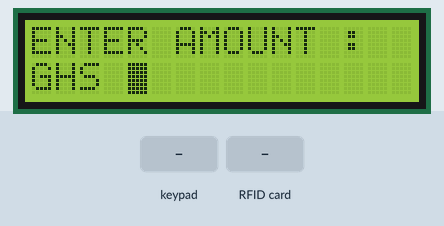
The program below on a simulated Arduino Uno, built with avr-gcc and run on an emulated ATmega328P. On the bench: 16×2 character LCD. Inputs (shaded band) come from the test bench. What the program prints to the serial monitor is not drawn.

Above: at 3.3 s.
3.4 s: keypad keys 9 8 7 6 D pressed 0.4 s apart
At 6.0 s:
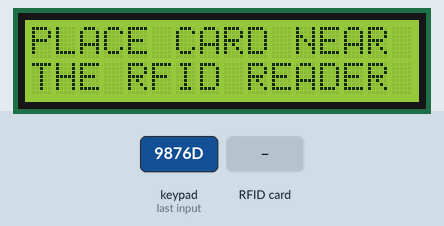
7.0 s: RFID card 5E 7A 19 C4 held to the reader
At 8.2 s:
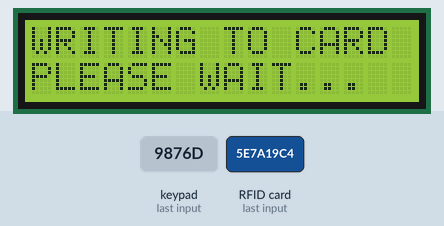
10.0 s: key 'D' pressed
At 11.1 s:
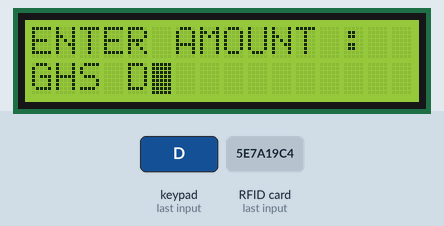
13.0 s: keypad keys 9 8 7 6 # pressed 0.4 s apart
At 15.9 s:
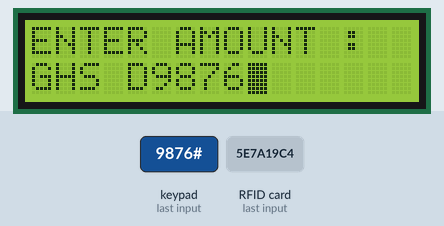
16.5 s: key 'C' pressed
At 17.8 s:
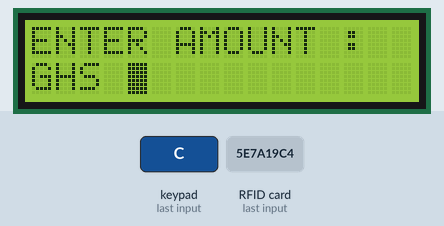
19.5 s: key '1' pressed
At 20.0 s:
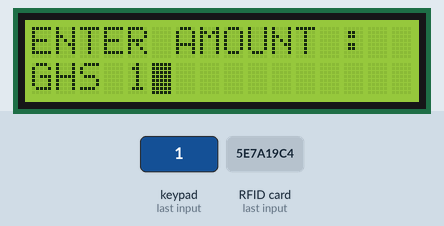
Timing chart, 0 to 22.5 s (numbered marks = the images above; inputs shaded):
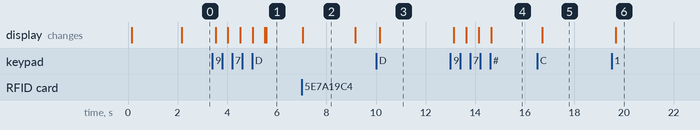

Measured:
- after the input at 3.4 s, the display: first changes after 0.13 s (image 1 shows a later state)
- after the input at 7.0 s, the display: changes at once (image 2)
- after the input at 10.0 s, the display: changes after 0.15 s (image 3)
- after the input at 13.0 s, the display: first changes after 0.14 s (image 4 shows a later state)
- after the input at 16.5 s, the display: changes after 0.20 s (image 5)
- after the input at 19.5 s, the display: changes after 0.16 s (image 6)
- what the display in image 2 shows lasts 2.2 s, from 7.0 s to 9.2 s

The program:

main.cpp
```cpp
#include <Arduino.h>
#include <Wire.h>
#include <LiquidCrystal_I2C.h>

#include <Key.h>
#include <Keypad.h>

#include <SPI.h>
#include <MFRC522.h>

#include "StateMachine.h"

#define RST_PIN 14 // Configurable, see typical pin layout above
#define SS_PIN 10

void keypadListener(KeypadEvent key);

const byte ROWS = 4;
const byte COLS = 4;

char keys[ROWS][COLS] = {
    {'1', '2', '3', 'A'},
    {'4', '5', '6', 'B'},
    {'7', '8', '9', 'C'},
    {'*', '0', '#', 'D'}};

byte rowPins[ROWS] = {9, 8, 7, 6};
byte colPins[COLS] = {5, 4, 3, 2};

Keypad *keypad = new Keypad(makeKeymap(keys), rowPins, colPins, ROWS, COLS);
LiquidCrystal_I2C *lcd = new LiquidCrystal_I2C(0x27, 16, 2);
MFRC522 *reader = new MFRC522(SS_PIN, RST_PIN);

String amount = "";
StateMachine machine = StateMachine(lcd, reader, &amount);


void setup()
{
  Serial.begin(9600);
  while (!Serial)
    ;
  SPI.begin();
  reader->PCD_Init();
  delay(4);

  machine.setup();
  delay(2000);
  keypad->addEventListener(keypadListener);
  machine.setState(State::READY_FOR_INPUT);
}

void loop()
{
  machine.run();
  keypad->getKey();
  delay(100);
}

void keypadListener(KeypadEvent key)
{
  Serial.println(key);
  switch (keypad->getState())
  {
  case PRESSED:
    if (key == 'D' && amount != "")
    {
      machine.setAmount(amount);
      machine.setState(State::WRITE_TO_RFID);
    }
    else if (key == 'C')
    {
      amount = "";
      machine.setAmount(amount);
      machine.setState(State::READY_FOR_INPUT);
    }
    else if (key == 'B')
    {
      machine.setState(State::READ_FROM_RFID);
    }
    else if (key == 'A' || key == '*' || key == '#')
    {
      // Ignore these keys
    }
    else
    {
      amount = amount + key;
      machine.setAmount(amount);
      Serial.println(amount);
    }
    break;
  case IDLE:
    break;
  case HOLD:
    break;
  case RELEASED:
    break;
  }
}
```

StateMachine.cpp
```cpp
#include "StateMachine.h"

#define CURRENCY "GHS "
#define EMPTY_STR ""

#define BLOCK 3

StateMachine::StateMachine(LiquidCrystal_I2C *lcd, MFRC522 *mfrc522, String *inp)
{
    amount = EMPTY_STR;
    input = inp;
    state = State::STARTING_UP;
    previousState = State::INVALID;
    previousAmount = EMPTY_STR;
    screen = lcd;
    reader = mfrc522;
}

void StateMachine::setState(State s)
{
    previousState = state;
    state = s;
}

State StateMachine::getState()
{
    return state;
}

void StateMachine::setAmount(String a)
{
    previousAmount = amount;
    amount = a;
}

String StateMachine::getAmount()
{
    return amount;
}

bool StateMachine::stateChanged()
{
    return state != previousState;
}

bool StateMachine::amountChanged()
{
    return amount != previousAmount;
}

void StateMachine::setup()
{
    screen->init();
    screen->backlight();
    screen->setCursor(0, 0);
    screen->print("STARTING UP...");
    screen->setCursor(0, 1);
    screen->print("PLEASE WAIT...");
}

void StateMachine::getInput()
{
    if (stateChanged() || amountChanged())
    {
        screen->clear();
    }

    screen->setCursor(0, 0);
    screen->print("ENTER AMOUNT : ");
    screen->setCursor(0, 1);
    screen->print(CURRENCY);
    screen->blink_on();

    if (amount != EMPTY_STR)
    {
        screen->print(amount);
    }
}

void StateMachine::writeToRFID()
{
    if (stateChanged())
    {
        screen->clear();
    }

    while (!reader->PICC_IsNewCardPresent())
    {
        screen->blink_off();
        screen->setCursor(0, 0);
        screen->print("PLACE CARD NEAR");
        screen->setCursor(0, 1);
        screen->print("THE RFID READER");
    }

    screen->clear();
    screen->setCursor(0, 0);
    screen->print("WRITING TO CARD");
    screen->setCursor(0, 1);
    screen->print("PLEASE WAIT...");

    byte blockcontent[16];

    int inputLen = amount.length();
    int padLen = 16 - inputLen;
    String pad = "";
    for(int i=0; i<padLen; i++){
        pad += "0";
    }
    amount = pad + amount;
    amount.getBytes(blockcontent, 16);

    byte status = reader->MIFARE_Write(BLOCK, blockcontent, 16);
    if (status != MFRC522::STATUS_OK)
    {
        screen->clear();
        screen->setCursor(0, 0);
        screen->print("WRITING DONE");
    }

    delay(2000);
    *input = "";
    setAmount("");
    setState(State::READY_FOR_INPUT);
}

void StateMachine::readFromFRID()
{
    if (stateChanged())
    {
        screen->clear();
    }

    while (!reader->PICC_IsNewCardPresent())
    {
        screen->blink_off();
        screen->setCursor(0, 0);
        screen->print("PLACE CARD NEAR");
        screen->setCursor(0, 1);
        screen->print("THE RFID READER");
    }

    byte blockContent[18];
    byte buffersize = 18;
    byte status = reader->MIFARE_Read(BLOCK, blockContent, &buffersize);
    if (status != MFRC522::STATUS_OK)
    {
        String value = String((char *)blockContent);
        Serial.println(value);
        screen->clear();
        screen->setCursor(0, 0);
        screen->print(value);
    }
    delay(2000);
    setAmount("");
    setState(State::READY_FOR_INPUT);
}

void StateMachine::run()
{
    switch (state)
    {
    case State::READY_FOR_INPUT:
        getInput();
        break;
    case State::WRITE_TO_RFID:
        writeToRFID();
        break;
    case State::READ_FROM_RFID:
        readFromFRID();
        break;

    default:
        break;
    }
}
```

StateMachine.h
```cpp
#include <Arduino.h>
#include <Key.h>
#include <Keypad.h>
#include <LiquidCrystal_I2C.h>
#include <SPI.h>
#include <MFRC522.h>

#ifndef STATE_MACHINE_H
#define STATE_MACHINE_H
enum State
{
    INVALID,
    STARTING_UP,
    READY_FOR_INPUT,
    WRITE_TO_RFID,
    READ_FROM_RFID
};

class StateMachine
{
private:
    String amount;
    String *input;
    String previousAmount;
    State state;
    State previousState;
    LiquidCrystal_I2C *screen;
    MFRC522 *reader;

public:
    StateMachine(LiquidCrystal_I2C *ldc, MFRC522 *mfrc522, String *input);
    void setState(State);
    State getState();
    void setAmount(String);
    String getAmount();
    bool stateChanged();
    bool amountChanged();
    void setup();
    void getInput();
    void writeToRFID();
    void readFromFRID();
    void run();
};
#endif
```
